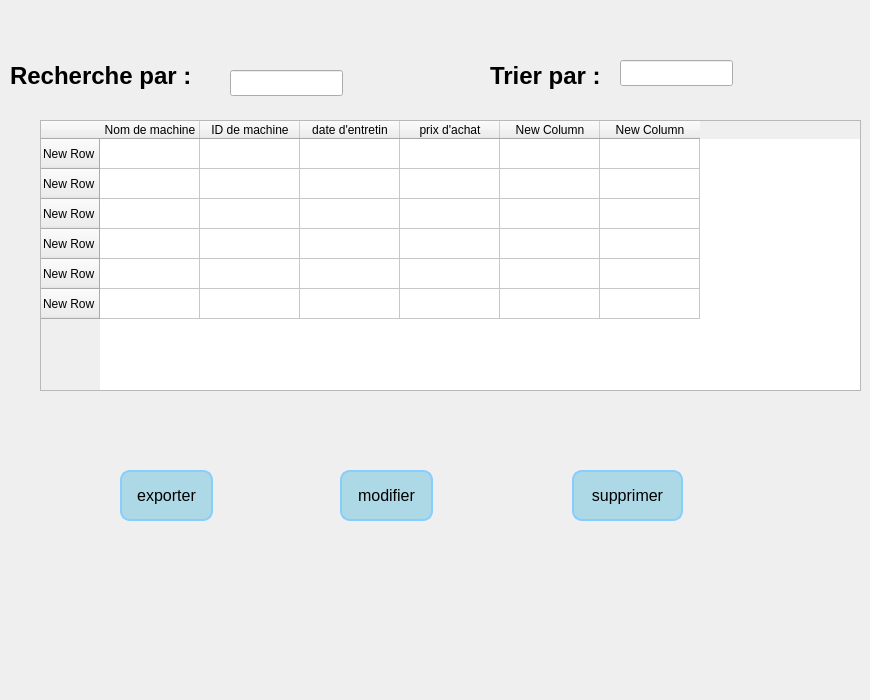
      <widget class="QWidget" name="tab_75">
       <attribute name="icon">
        <iconset>
         <normaloff>:/images/liste-a-puces.png</normaloff>:/images/liste-a-puces.png</iconset>
       </attribute>
       <attribute name="title">
        <string>Consulter</string>
       </attribute>
       <widget class="QLabel" name="label_323">
        <property name="geometry">
         <rect>
          <x>10</x>
          <y>50</y>
          <width>221</width>
          <height>51</height>
         </rect>
        </property>
        <property name="styleSheet">
         <string notr="true">QLabel {
    font-family: 'Arial';    /* You can change this to any preferred font */
    font-size: 24px;         /* Adjust this value for the desired text size */
    color: #000000;          /* Dark color code */
    font-weight: bold;       /* Makes the text bold */
}
</string>
        </property>
        <property name="text">
         <string>Recherche par :</string>
        </property>
       </widget>
       <widget class="QLineEdit" name="lineEdit_100">
        <property name="geometry">
         <rect>
          <x>230</x>
          <y>70</y>
          <width>113</width>
          <height>26</height>
         </rect>
        </property>
       </widget>
       <widget class="QLabel" name="label_324">
        <property name="geometry">
         <rect>
          <x>490</x>
          <y>50</y>
          <width>221</width>
          <height>51</height>
         </rect>
        </property>
        <property name="styleSheet">
         <string notr="true">QLabel {
    font-family: 'Arial';    /* You can change this to any preferred font */
    font-size: 24px;         /* Adjust this value for the desired text size */
    color: #000000;          /* Dark color code */
    font-weight: bold;       /* Makes the text bold */
}
</string>
        </property>
        <property name="text">
         <string>Trier par :</string>
        </property>
       </widget>
       <widget class="QLineEdit" name="lineEdit_101">
        <property name="geometry">
         <rect>
          <x>620</x>
          <y>60</y>
          <width>113</width>
          <height>26</height>
         </rect>
        </property>
       </widget>
       <widget class="QTableWidget" name="tableWidget_11">
        <property name="geometry">
         <rect>
          <x>40</x>
          <y>120</y>
          <width>821</width>
          <height>271</height>
         </rect>
        </property>
        <row>
         <property name="text">
          <string>New Row</string>
         </property>
        </row>
        <row>
         <property name="text">
          <string>New Row</string>
         </property>
        </row>
        <row>
         <property name="text">
          <string>New Row</string>
         </property>
        </row>
        <row>
         <property name="text">
          <string>New Row</string>
         </property>
        </row>
        <row>
         <property name="text">
          <string>New Row</string>
         </property>
        </row>
        <row>
         <property name="text">
          <string>New Row</string>
         </property>
        </row>
        <column>
         <property name="text">
          <string>Nom de machine</string>
         </property>
        </column>
        <column>
         <property name="text">
          <string>ID de machine</string>
         </property>
        </column>
        <column>
         <property name="text">
          <string>date d'entretin</string>
         </property>
        </column>
        <column>
         <property name="text">
          <string>prix d'achat</string>
         </property>
        </column>
        <column>
         <property name="text">
          <string>New Column</string>
         </property>
        </column>
        <column>
         <property name="text">
          <string>New Column</string>
         </property>
        </column>
       </widget>
       <widget class="QPushButton" name="pushButton_65">
        <property name="geometry">
         <rect>
          <x>120</x>
          <y>470</y>
          <width>93</width>
          <height>51</height>
         </rect>
        </property>
        <property name="styleSheet">
         <string notr="true">QPushButton {
    background-color: lightblue;  /* Button background color */
    color: black;                 /* Text color */
    font-size: 16px;              /* Text size */
    border: 2px solid #87CEFA;    /* Light blue border */
    border-radius: 10px;          /* Rounded corners */
    padding: 10px;                /* Padding for a better look */
}

QPushButton:hover {
    background-color: #87CEFA;    /* Slightly darker blue on hover */
}

QPushButton:pressed {
    background-color: #B0E0E6;    /* Lighter blue on press */
}
</string>
        </property>
        <property name="text">
         <string>exporter</string>
        </property>
       </widget>
       <widget class="QPushButton" name="pushButton_70">
        <property name="geometry">
         <rect>
          <x>340</x>
          <y>470</y>
          <width>93</width>
          <height>51</height>
         </rect>
        </property>
        <property name="styleSheet">
         <string notr="true">QPushButton {
    background-color: lightblue;  /* Button background color */
    color: black;                 /* Text color */
    font-size: 16px;              /* Text size */
    border: 2px solid #87CEFA;    /* Light blue border */
    border-radius: 10px;          /* Rounded corners */
    padding: 10px;                /* Padding for a better look */
}

QPushButton:hover {
    background-color: #87CEFA;    /* Slightly darker blue on hover */
}

QPushButton:pressed {
    background-color: #B0E0E6;    /* Lighter blue on press */
}
</string>
        </property>
        <property name="text">
         <string>modifier</string>
        </property>
       </widget>
       <widget class="QPushButton" name="pushButton_12">
        <property name="geometry">
         <rect>
          <x>572</x>
          <y>470</y>
          <width>111</width>
          <height>51</height>
         </rect>
        </property>
        <property name="styleSheet">
         <string notr="true">QPushButton {
    background-color: lightblue;  /* Button background color */
    color: black;                 /* Text color */
    font-size: 16px;              /* Text size */
    border: 2px solid #87CEFA;    /* Light blue border */
    border-radius: 10px;          /* Rounded corners */
    padding: 10px;                /* Padding for a better look */
}

QPushButton:hover {
    background-color: #87CEFA;    /* Slightly darker blue on hover */
}

QPushButton:pressed {
    background-color: #B0E0E6;    /* Lighter blue on press */
}
</string>
        </property>
        <property name="text">
         <string>supprimer</string>
        </property>
       </widget>
       <widget class="QLabel" name="label_325">
        <property name="geometry">
         <rect>
          <x>0</x>
          <y>520</y>
          <width>221</width>
          <height>171</height>
         </rect>
        </property>
        <property name="text">
         <string/>
        </property>
        <property name="pixmap">
         <pixmap>:/images/Shinny__7_-removebg-preview.png</pixmap>
        </property>
        <property name="scaledContents">
         <bool>true</bool>
        </property>
       </widget>
       <widget class="QLabel" name="label_326">
        <property name="geometry">
         <rect>
          <x>350</x>
          <y>70</y>
          <width>41</width>
          <height>21</height>
         </rect>
        </property>
        <property name="text">
         <string/>
        </property>
        <property name="pixmap">
         <pixmap>:/images/chercher.png</pixmap>
        </property>
        <property name="scaledContents">
         <bool>true</bool>
        </property>
       </widget>
      </widget>
